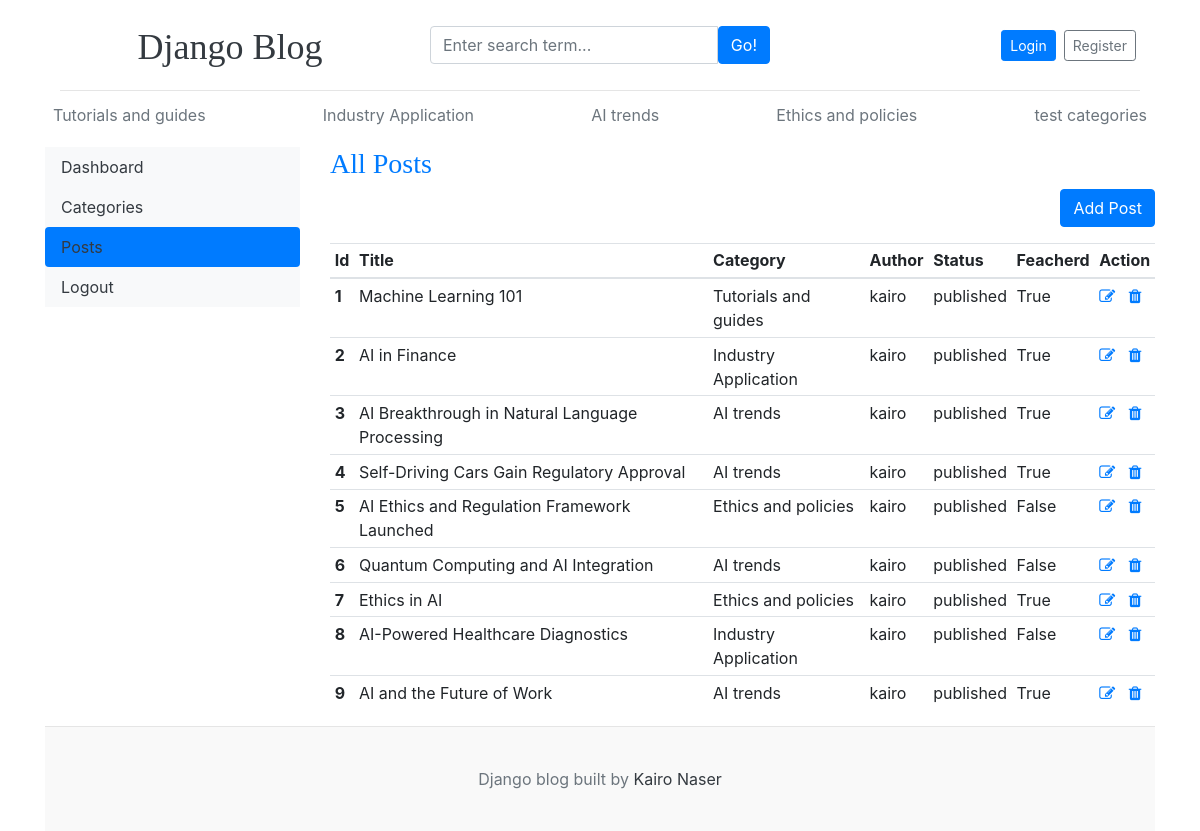
Before: /dashboard/posts/ with the older database file.
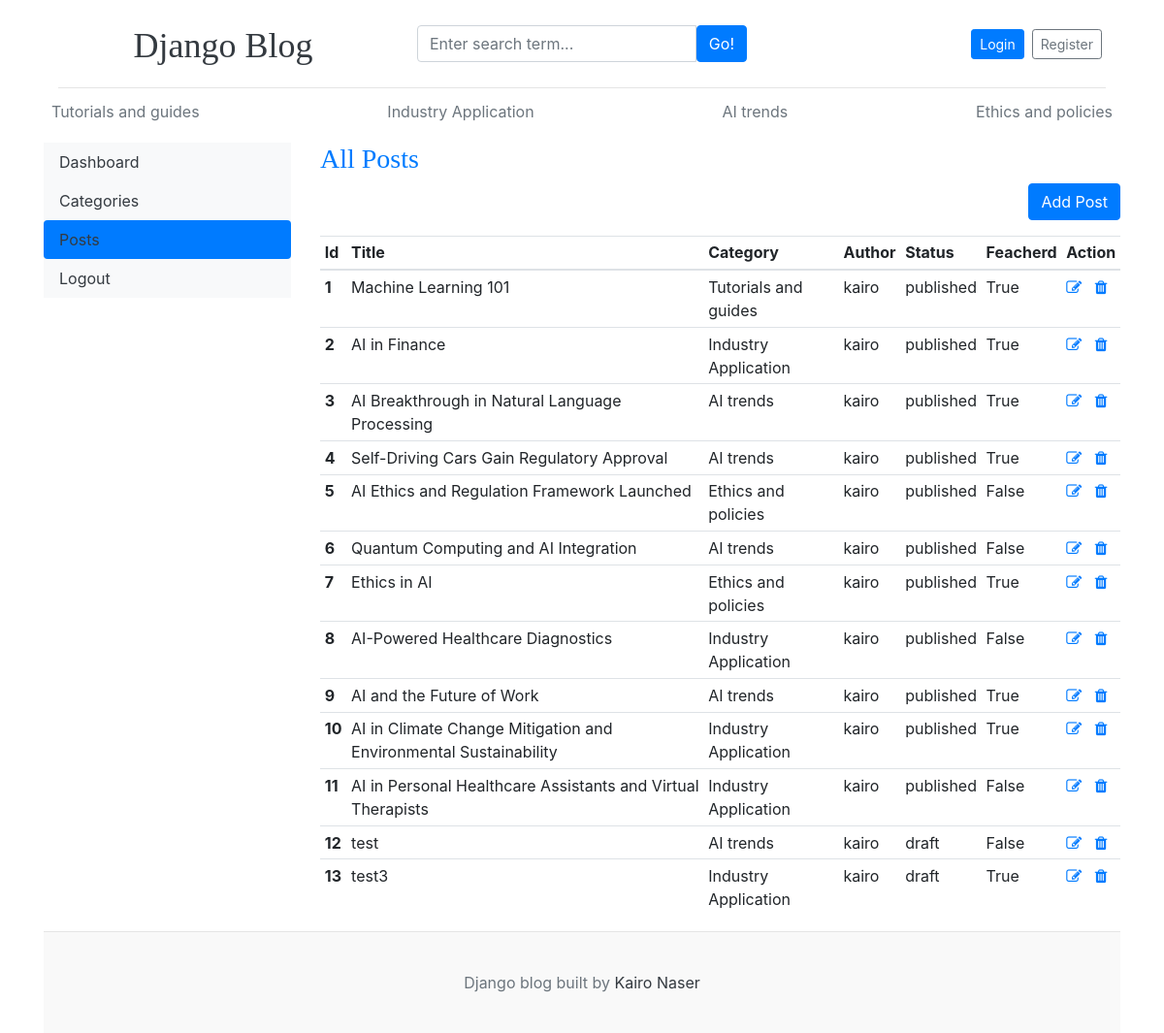
After: the same page with the newer database file.
### blogs/models.py (models this page shows, shortened)
class Category(models.Model):
    category_name = models.CharField(max_length=50, unique=True)
    created_at = models.DateTimeField(auto_now_add=True)
    updated_at = models.DateTimeField(auto_now=True)
    class Meta:
        verbose_name_plural ='Categories'
    def __str__(self):
        return self.category_name

class Blogs(models.Model):
    title= models.CharField(max_length=100, unique=True)
    slug = models.SlugField(unique=True, blank=True)
    category = models.ForeignKey(Category, on_delete=models.CASCADE)
    author = models.ForeignKey(User , on_delete=models.CASCADE)
    blog_image = models.ImageField(upload_to= 'uploads/%y/%m/%d')
    short_description = models.TextField(max_length=2000)
    blog_body = models.TextField(max_length=10000)
    status = models.CharField(max_length=100 ,choices= STATUS_CHOICE, default='draft')
    is_feacherd =  models.BooleanField(default=False)
    created_at = models.DateTimeField(auto_now_add=True)
    updated_at = models.DateTimeField(auto_now=True)
    class Meta:
        verbose_name_plural ='Blogs'

### dashboard/views.py (the view)
# urls.py: path('posts/',views.posts, name='posts'),
def posts(request):
    posts = Blogs.objects.all()
    context ={
        'posts':posts
    }
    return render(request, 'dashboard/posts.html',context)

### blogs/context_processors.py (called while the page is built)
def get_categories(request):
    categories = Category.objects.all()
    return dict(categories=categories)

### templates/dashboard/posts.html
{% extends 'base/base.html' %}
{% block content %}
<div class="row">
{% include './leftside.html' %}
      <div class="col-md-9">
        <h3 class="text-primary">All Posts</h3>
        <a href="{% url 'add_posts' %}" class="btn btn-primary text-white float-right mb-3">Add Post</a>
        <div class="table-responsive">
            <table class="table table-hover table-sm table-responsive-md">
                <thead>
                  <tr>
                    <th class="d-none d-md-table-cell">Id</th>
                    <th >Title</th>
                    <th class="d-none d-md-table-cell">Category</th>
                    <th class="d-none d-md-table-cell">Author</th>
                    <th class="d-none d-md-table-cell">Status</th>
                    <th class="d-none d-md-table-cell">Feacherd</th>
                    <th >Action</th>
                  </tr>
                </thead>
                <tbody>
                    {% for post in posts%}
                  <tr>
                    <th scope="row" class="d-none d-md-table-cell">{{forloop.counter}}</th>
                    <td>{{post.title}}</td>
                    <td class="d-none d-md-table-cell">{{post.category}}</td>
                    <td class="d-none d-md-table-cell">{{post.author}}</td>
                    <td class="d-none d-md-table-cell">{{post.status}}</td>
                    <td class="d-none d-md-table-cell">{{post.is_feacherd}}</td>
                    <td> <a href="{% url 'edit_posts' post.id %} "><i class="fa fa-edit text-primary"></i></a> &nbsp;
                       <a href="{% url 'delete_posts' post.id %}">  <i class="fa fa-trash text-primary"></i></a>
                </td>
                  </tr>
                  {%endfor%}
                </tbody>
              </table>
        </div>
      </div>
</div>
{% endblock %}

### templates/base/header.html (shortened to what this page needs)
{%load static%}
<!DOCTYPE html>
<html lang="en">
<head>
    <link href="https://getbootstrap.com/docs/4.0/dist/css/bootstrap.min.css" rel="stylesheet">
    <link rel="stylesheet" href="{%static 'css/blog.css'%}">
    <link rel="stylesheet" href="https://cdnjs.cloudflare.com/ajax/libs/font-awesome/6.6.0/css/fontawesome.min.css" />
    <link rel="stylesheet" href="https://cdnjs.cloudflare.com/ajax/libs/font-awesome/4.7.0/css/font-awesome.min.css">
  </head>
<body>
    <div class="container"><div class="container">
      <header class="blog-header py-3">
        <div class="row justify-content-between align-items-center">
          <div class="col-12 col-md-4 pt-1 text-center text-md-start">
            <a class="blog-header-logo text-dark" href="/">Django Blog</a>
          </div>
          <div class="col-12 col-md-4 my-2 my-md-0">
            <form action="{% url 'search' %}" method="GET" class="d-flex justify-content-center">
              <div class="input-group">
                <input
                  class="form-control"
                  name="keyword"
                  type="text"
                  placeholder="Enter search term..."
                  aria-label="Enter search term..."
                  aria-describedby="button-search"
                  required
                />
                <button type="submit" class="btn btn-primary" id="button-search">Go!</button>
              </div>
            </form>
          </div>
          <div class="col-12 col-md-4 d-flex justify-content-center justify-content-md-end align-items-center">
            {% if not user.is_authenticated %}
            <a class="btn btn-sm btn-primary mx-1" href="{% url 'login' %}">Login</a>
            <a class="btn btn-sm btn-outline-secondary mx-1" href="{% url 'register' %}">Register</a>
            {% else %}
            <a href="{% url 'dashboard' %}" class="btn btn-sm btn-primary mx-1">Dashboard</a>
            <a href="{% url 'logout' %}" class="btn btn-sm btn-outline-secondary mx-1">Logout</a>
            {% endif %}
          </div>
        </div>
      </header>
    </div>
      <div class="nav-scroller py-1 mb-2">
        <nav class="nav d-flex justify-content-between">
          {%for cat in categories%}
          <a class="p-2 text-muted" href="{% url 'posts_by_category' cat.id %}">{{cat.category_name}}</a>
         {%endfor%}
        </nav>
      </div>

Changed rows visible on the page:
removed Category: category_name "test categories"
added Blogs: title "AI in Climate Change Mitigation and Environmental Sustainability", category "Industry Application", author "kairo", status "published", is_feacherd "True"
added Blogs: title "AI in Personal Healthcare Assistants and Virtual Therapists", category "Industry Application", author "kairo", status "published", is_feacherd "False"
added Blogs: title "test", category "AI trends", author "kairo", status "draft", is_feacherd "False"
added Blogs: title "test3", category "Industry Application", author "kairo", status "draft", is_feacherd "True"
